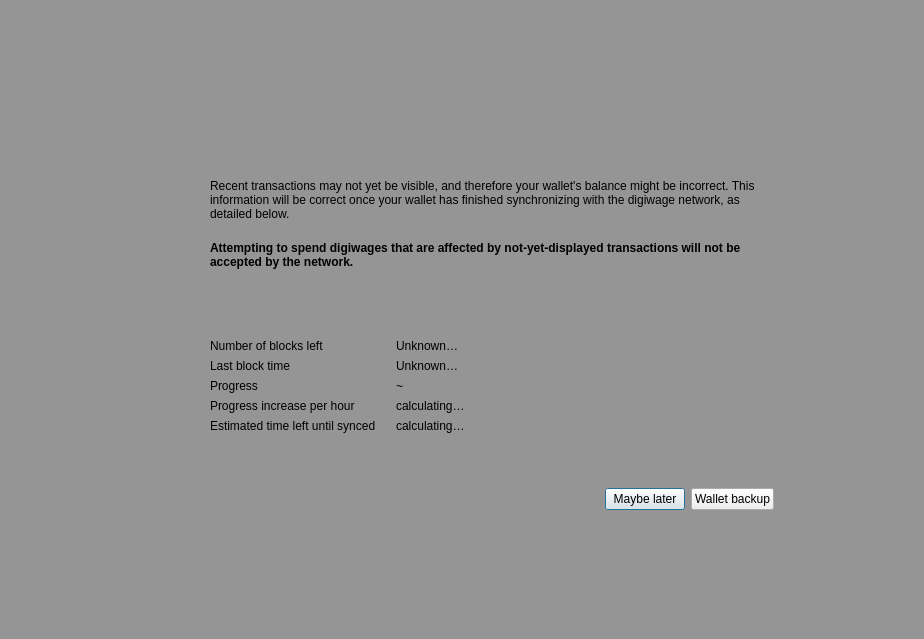
<?xml version="1.0" encoding="UTF-8"?>
<ui version="4.0">
 <class>ModalOverlay</class>
 <widget class="QWidget" name="ModalOverlay">
  <property name="geometry">
   <rect>
    <x>0</x>
    <y>0</y>
    <width>924</width>
    <height>639</height>
   </rect>
  </property>
  <property name="windowTitle">
   <string>Form</string>
  </property>
  <layout class="QVBoxLayout" name="verticalLayout" stretch="0">
   <property name="sizeConstraint">
    <enum>QLayout::SetDefaultConstraint</enum>
   </property>
   <property name="leftMargin">
    <number>0</number>
   </property>
   <property name="topMargin">
    <number>0</number>
   </property>
   <property name="rightMargin">
    <number>0</number>
   </property>
   <property name="bottomMargin">
    <number>0</number>
   </property>
   <item>
    <widget class="QWidget" name="bgWidget" native="true">
     <property name="styleSheet">
      <string notr="true">#bgWidget { background: rgba(0,0,0,96); }</string>
     </property>
     <layout class="QVBoxLayout" name="verticalLayoutMain" stretch="0">
      <property name="leftMargin">
       <number>120</number>
      </property>
      <property name="topMargin">
       <number>120</number>
      </property>
      <property name="rightMargin">
       <number>120</number>
      </property>
      <property name="bottomMargin">
       <number>120</number>
      </property>
      <item>
       <widget class="QWidget" name="contentWidget" native="true">
        <layout class="QVBoxLayout" name="verticalLayout_3" stretch="1,0">
         <property name="spacing">
          <number>0</number>
         </property>
         <property name="leftMargin">
          <number>0</number>
         </property>
         <property name="topMargin">
          <number>0</number>
         </property>
         <property name="rightMargin">
          <number>0</number>
         </property>
         <property name="bottomMargin">
          <number>0</number>
         </property>
         <item>
          <widget class="QStackedWidget" name="stackedWidget">
           <property name="currentIndex">
            <number>0</number>
           </property>
           <widget class="QWidget" name="page">
            <layout class="QVBoxLayout" name="verticalLayout_2">
             <property name="spacing">
              <number>0</number>
             </property>
             <property name="leftMargin">
              <number>30</number>
             </property>
             <property name="topMargin">
              <number>10</number>
             </property>
             <property name="rightMargin">
              <number>30</number>
             </property>
             <property name="bottomMargin">
              <number>10</number>
             </property>
             <item>
              <spacer name="verticalSpacer_3">
               <property name="orientation">
                <enum>Qt::Vertical</enum>
               </property>
               <property name="sizeType">
                <enum>QSizePolicy::Expanding</enum>
               </property>
               <property name="sizeHint" stdset="0">
                <size>
                 <width>20</width>
                 <height>40</height>
                </size>
               </property>
              </spacer>
             </item>
             <item>
              <layout class="QHBoxLayout" name="horizontalLayoutIconText" stretch="0,1">
               <property name="spacing">
                <number>20</number>
               </property>
               <property name="topMargin">
                <number>20</number>
               </property>
               <item>
                <layout class="QVBoxLayout" name="verticalLayoutIcon">
                 <item>
                  <widget class="QPushButton" name="warningIcon">
                   <property name="enabled">
                    <bool>false</bool>
                   </property>
                   <property name="text">
                    <string/>
                   </property>
                   <property name="iconSize">
                    <size>
                     <width>48</width>
                     <height>48</height>
                    </size>
                   </property>
                   <property name="flat">
                    <bool>true</bool>
                   </property>
                  </widget>
                 </item>
                 <item>
                  <spacer name="verticalSpacerWarningIcon">
                   <property name="orientation">
                    <enum>Qt::Vertical</enum>
                   </property>
                   <property name="sizeHint" stdset="0">
                    <size>
                     <width>20</width>
                     <height>40</height>
                    </size>
                   </property>
                  </spacer>
                 </item>
                </layout>
               </item>
               <item>
                <layout class="QVBoxLayout" name="verticalLayoutInfoText">
                 <property name="leftMargin">
                  <number>0</number>
                 </property>
                 <property name="topMargin">
                  <number>0</number>
                 </property>
                 <item>
                  <widget class="QLabel" name="infoText">
                   <property name="text">
                    <string>Recent transactions may not yet be visible, and therefore your wallet's balance might be incorrect. This information will be correct once your wallet has finished synchronizing with the digiwage network, as detailed below.</string>
                   </property>
                   <property name="textFormat">
                    <enum>Qt::RichText</enum>
                   </property>
                   <property name="wordWrap">
                    <bool>true</bool>
                   </property>
                  </widget>
                 </item>
                 <item>
                  <widget class="QLabel" name="infoTextStrong">
                   <property name="font">
                    <font>
                     <weight>75</weight>
                     <bold>true</bold>
                    </font>
                   </property>
                   <property name="text">
                    <string>Attempting to spend digiwages that are affected by not-yet-displayed transactions will not be accepted by the network.</string>
                   </property>
                   <property name="textFormat">
                    <enum>Qt::RichText</enum>
                   </property>
                   <property name="wordWrap">
                    <bool>true</bool>
                   </property>
                  </widget>
                 </item>
                 <item>
                  <spacer name="verticalSpacerInTextSpace">
                   <property name="orientation">
                    <enum>Qt::Vertical</enum>
                   </property>
                   <property name="sizeHint" stdset="0">
                    <size>
                     <width>20</width>
                     <height>40</height>
                    </size>
                   </property>
                  </spacer>
                 </item>
                 <item>
                  <layout class="QFormLayout" name="formLayout">
                   <property name="fieldGrowthPolicy">
                    <enum>QFormLayout::ExpandingFieldsGrow</enum>
                   </property>
                   <property name="horizontalSpacing">
                    <number>20</number>
                   </property>
                   <property name="verticalSpacing">
                    <number>6</number>
                   </property>
                   <property name="topMargin">
                    <number>10</number>
                   </property>
                   <item row="0" column="0">
                    <widget class="QLabel" name="labelNumberOfBlocksLeft">
                     <property name="font">
                      <font>
                       <weight>50</weight>
                       <bold>false</bold>
                      </font>
                     </property>
                     <property name="text">
                      <string>Number of blocks left</string>
                     </property>
                    </widget>
                   </item>
                   <item row="0" column="1">
                    <widget class="QLabel" name="numberOfBlocksLeft">
                     <property name="sizePolicy">
                      <sizepolicy hsizetype="Expanding" vsizetype="Preferred">
                       <horstretch>0</horstretch>
                       <verstretch>0</verstretch>
                      </sizepolicy>
                     </property>
                     <property name="text">
                      <string>Unknown…</string>
                     </property>
                    </widget>
                   </item>
                   <item row="1" column="0">
                    <widget class="QLabel" name="labelLastBlockTime">
                     <property name="font">
                      <font>
                       <weight>50</weight>
                       <bold>false</bold>
                      </font>
                     </property>
                     <property name="text">
                      <string>Last block time</string>
                     </property>
                    </widget>
                   </item>
                   <item row="1" column="1">
                    <widget class="QLabel" name="newestBlockDate">
                     <property name="sizePolicy">
                      <sizepolicy hsizetype="Expanding" vsizetype="Preferred">
                       <horstretch>0</horstretch>
                       <verstretch>0</verstretch>
                      </sizepolicy>
                     </property>
                     <property name="text">
                      <string>Unknown…</string>
                     </property>
                    </widget>
                   </item>
                   <item row="2" column="0">
                    <widget class="QLabel" name="labelSyncDone">
                     <property name="font">
                      <font>
                       <weight>50</weight>
                       <bold>false</bold>
                      </font>
                     </property>
                     <property name="text">
                      <string>Progress</string>
                     </property>
                    </widget>
                   </item>
                   <item row="2" column="1">
                    <layout class="QHBoxLayout" name="horizontalLayoutSync" stretch="0,1">
                     <property name="spacing">
                      <number>6</number>
                     </property>
                     <item>
                      <widget class="QLabel" name="percentageProgress">
                       <property name="text">
                        <string notr="true">~</string>
                       </property>
                      </widget>
                     </item>
                    </layout>
                   </item>
                   <item row="4" column="0">
                    <widget class="QLabel" name="labelProgressIncrease">
                     <property name="font">
                      <font>
                       <weight>50</weight>
                       <bold>false</bold>
                      </font>
                     </property>
                     <property name="text">
                      <string>Progress increase per hour</string>
                     </property>
                    </widget>
                   </item>
                   <item row="4" column="1">
                    <widget class="QLabel" name="progressIncreasePerH">
                     <property name="sizePolicy">
                      <sizepolicy hsizetype="Expanding" vsizetype="Preferred">
                       <horstretch>0</horstretch>
                       <verstretch>0</verstretch>
                      </sizepolicy>
                     </property>
                     <property name="text">
                      <string>calculating…</string>
                     </property>
                    </widget>
                   </item>
                   <item row="5" column="0">
                    <widget class="QLabel" name="labelEstimatedTimeLeft">
                     <property name="font">
                      <font>
                       <weight>50</weight>
                       <bold>false</bold>
                      </font>
                     </property>
                     <property name="text">
                      <string>Estimated time left until synced</string>
                     </property>
                    </widget>
                   </item>
                   <item row="5" column="1">
                    <widget class="QLabel" name="expectedTimeLeft">
                     <property name="sizePolicy">
                      <sizepolicy hsizetype="Expanding" vsizetype="Preferred">
                       <horstretch>0</horstretch>
                       <verstretch>0</verstretch>
                      </sizepolicy>
                     </property>
                     <property name="text">
                      <string>calculating…</string>
                     </property>
                    </widget>
                   </item>
                  </layout>
                 </item>
                </layout>
               </item>
              </layout>
             </item>
             <item>
              <spacer name="verticalSpacer_4">
               <property name="orientation">
                <enum>Qt::Vertical</enum>
               </property>
               <property name="sizeHint" stdset="0">
                <size>
                 <width>20</width>
                 <height>40</height>
                </size>
               </property>
              </spacer>
             </item>
            </layout>
           </widget>
           <widget class="QWidget" name="page_2">
            <layout class="QVBoxLayout" name="verticalLayout_4">
             <property name="spacing">
              <number>15</number>
             </property>
             <property name="leftMargin">
              <number>30</number>
             </property>
             <property name="topMargin">
              <number>0</number>
             </property>
             <property name="rightMargin">
              <number>30</number>
             </property>
             <property name="bottomMargin">
              <number>0</number>
             </property>
             <item>
              <spacer name="verticalSpacer_2">
               <property name="orientation">
                <enum>Qt::Vertical</enum>
               </property>
               <property name="sizeHint" stdset="0">
                <size>
                 <width>20</width>
                 <height>40</height>
                </size>
               </property>
              </spacer>
             </item>
             <item>
              <layout class="QGridLayout" name="gridLayout">
               <item row="0" column="1">
                <widget class="QLabel" name="labelNote">
                 <property name="layoutDirection">
                  <enum>Qt::LeftToRight</enum>
                 </property>
                 <property name="text">
                  <string>Wallet backup prompt</string>
                 </property>
                 <property name="alignment">
                  <set>Qt::AlignLeading|Qt::AlignLeft|Qt::AlignVCenter</set>
                 </property>
                </widget>
               </item>
               <item row="1" column="1">
                <widget class="QLabel" name="labelMessage">
                 <property name="text">
                  <string>Please backup your wallet as soon as possible.
Please make sure to keep an updated antivirus and operating system. We can not recover Your funds if you visit phishing site or lose your backup. Please make sure to keep backups of your private keys or files. We do not store your private keys on this wallet. And you as a user, are entirely responsible for your funds and your own security.</string>
                 </property>
                 <property name="alignment">
                  <set>Qt::AlignLeading|Qt::AlignLeft|Qt::AlignVCenter</set>
                 </property>
                 <property name="wordWrap">
                  <bool>true</bool>
                 </property>
                </widget>
               </item>
               <item row="0" column="0">
                <widget class="QPushButton" name="warningIconBackup">
                 <property name="enabled">
                  <bool>false</bool>
                 </property>
                 <property name="sizePolicy">
                  <sizepolicy hsizetype="Fixed" vsizetype="Fixed">
                   <horstretch>0</horstretch>
                   <verstretch>0</verstretch>
                  </sizepolicy>
                 </property>
                 <property name="minimumSize">
                  <size>
                   <width>30</width>
                   <height>30</height>
                  </size>
                 </property>
                 <property name="maximumSize">
                  <size>
                   <width>30</width>
                   <height>30</height>
                  </size>
                 </property>
                 <property name="text">
                  <string/>
                 </property>
                 <property name="iconSize">
                  <size>
                   <width>30</width>
                   <height>30</height>
                  </size>
                 </property>
                 <property name="flat">
                  <bool>true</bool>
                 </property>
                </widget>
               </item>
               <item row="1" column="0">
                <spacer name="horizontalSpacer_2">
                 <property name="orientation">
                  <enum>Qt::Horizontal</enum>
                 </property>
                 <property name="sizeType">
                  <enum>QSizePolicy::Fixed</enum>
                 </property>
                 <property name="sizeHint" stdset="0">
                  <size>
                   <width>30</width>
                   <height>20</height>
                  </size>
                 </property>
                </spacer>
               </item>
              </layout>
             </item>
             <item>
              <spacer name="verticalSpacer">
               <property name="orientation">
                <enum>Qt::Vertical</enum>
               </property>
               <property name="sizeType">
                <enum>QSizePolicy::Expanding</enum>
               </property>
               <property name="sizeHint" stdset="0">
                <size>
                 <width>20</width>
                 <height>40</height>
                </size>
               </property>
              </spacer>
             </item>
            </layout>
           </widget>
          </widget>
         </item>
         <item>
          <widget class="QWidget" name="buttonsContainerWhite" native="true">
           <layout class="QHBoxLayout" name="horizontalLayout">
            <property name="leftMargin">
             <number>30</number>
            </property>
            <property name="topMargin">
             <number>15</number>
            </property>
            <property name="rightMargin">
             <number>30</number>
            </property>
            <item>
             <spacer name="horizontalSpacer">
              <property name="orientation">
               <enum>Qt::Horizontal</enum>
              </property>
              <property name="sizeHint" stdset="0">
               <size>
                <width>40</width>
                <height>20</height>
               </size>
              </property>
             </spacer>
            </item>
            <item>
             <widget class="QPushButton" name="closeButton">
              <property name="focusPolicy">
               <enum>Qt::StrongFocus</enum>
              </property>
              <property name="text">
               <string>Maybe later</string>
              </property>
              <property name="shortcut">
               <string>Esc</string>
              </property>
              <property name="default">
               <bool>true</bool>
              </property>
             </widget>
            </item>
            <item>
             <widget class="QPushButton" name="walletBackupButton">
              <property name="text">
               <string>Wallet backup</string>
              </property>
             </widget>
            </item>
           </layout>
          </widget>
         </item>
        </layout>
       </widget>
      </item>
     </layout>
    </widget>
   </item>
  </layout>
 </widget>
 <resources/>
 <connections/>
</ui>
